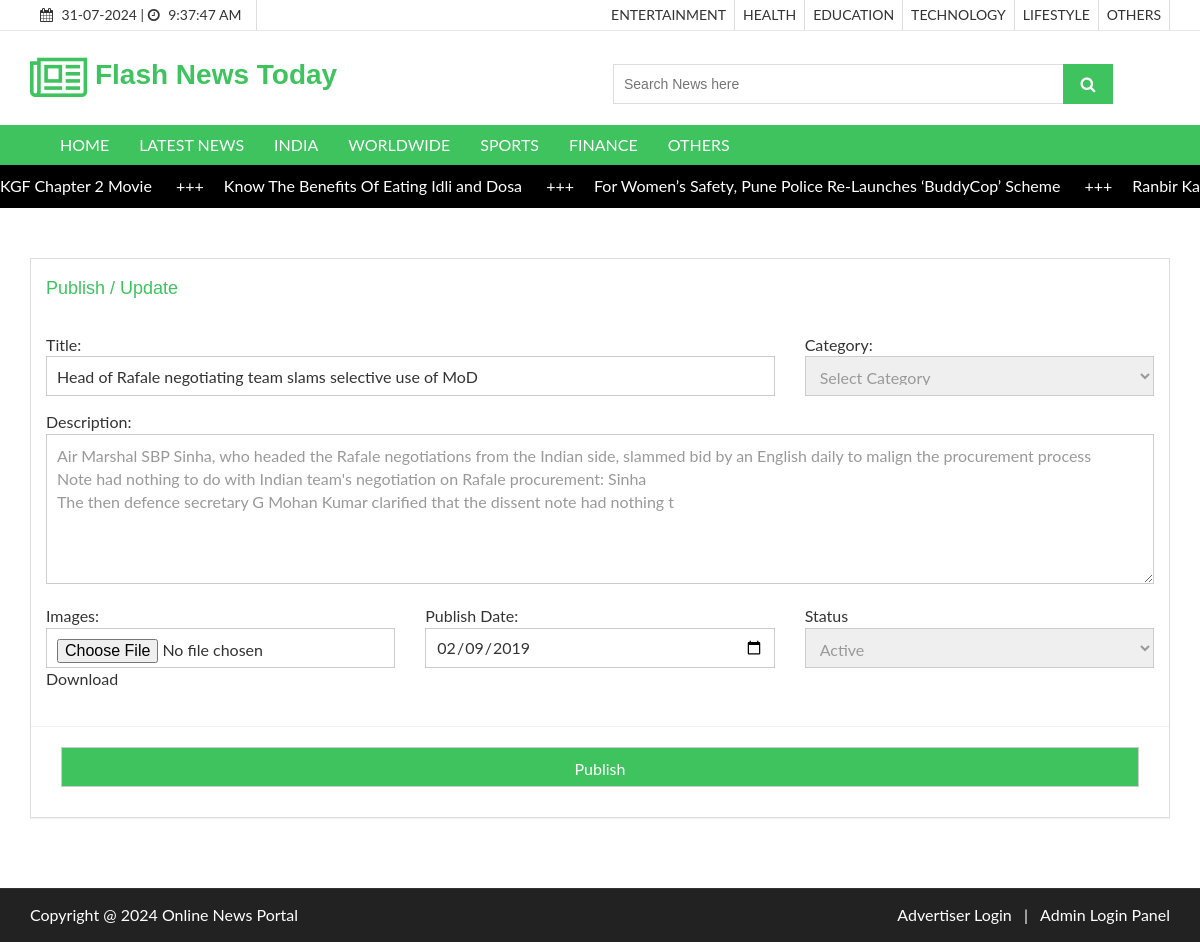
The page /news.php?editid=784 on the database its author committed.
### tables this page shows
CREATE TABLE `newscategory` (
  `newscategoryid` int(10) NOT NULL,
  `category` varchar(50) NOT NULL,
  `category_type` varchar(20) DEFAULT NULL,
  `description` text NOT NULL,
  `status` varchar(10) NOT NULL
);

CREATE TABLE `newscontent` (
  `newsid` int(10) NOT NULL,
  `newscategoryid` int(10) NOT NULL,
  `newstype` varchar(20) NOT NULL COMMENT 'ARticles or News',
  `newsdate` date NOT NULL,
  `title` varchar(255) NOT NULL,
  `newsdescription` text NOT NULL,
  `images` text NOT NULL,
  `publisheddate` date NOT NULL,
  `count_views` bigint(20) NOT NULL DEFAULT 0,
  `status` varchar(10) NOT NULL
);

### news.php (the view, shortened to what this page needs)
<?php
include("header.php");
?><script src="https://cdn.ckeditor.com/4.8.0/full-all/ckeditor.js"></script>
<?php
if(isset($_GET['editid']))
{
	$sqledit = "SELECT * FROM  newscontent WHERE newsid='$_GET[editid]'";
	$qsqledit = mysqli_query($con,$sqledit);
	$rsedit = mysqli_fetch_array($qsqledit);
}
?>
  <section id="aa-catg-head-banner">
    <div class="aa-catg-head-banner-area">
     <div class="container">
      <div class="aa-catg-head-banner-content">
        <h2>Checkout Page</h2>
      </div>
     </div>
   </div>
  </section>
 <section id="checkout">
   <div class="container">
     <div class="row">
       <div class="col-md-12">
        <div class="checkout-area">
          <form action="" method="post" name="frmform" onsubmit="return validateform()" enctype="multipart/form-data">
            <div class="row">
              <div class="col-md-12">
                <div class="checkout-left">
                  <div class="panel-group" id="accordion">
<div class="panel panel-default aa-checkout-billaddress">
  <div class="panel-heading">
	<h4 class="panel-title">
	  <a  data-parent="#accordion" >
		Publish / Update <?php echo $_GET['type']; ?>
	  </a>
	</h4>
  </div>
  <div id="collapseThree">
	<div class="panel-body">
	   <div class="row">
		<div class="col-md-8">
		  <div class="aa-checkout-single-bill">
		  <?php echo $_GET['type']; ?> Title:<span id="idtitle" class="errmsg"></span>
			<input type="text" name="title" value="<?php echo $rsedit['title']; ?>" placeholder="Title">
		  </div>
		</div>
		<div class="col-md-4">
		  <div class="aa-checkout-single-bill">
		  <?php echo $_GET['type']; ?> Category: <span id="idnewscategoryid" class="errmsg"></span>
			<select name="newscategoryid" >
				<option value=''>Select Category</option>
			</select>
		  </div>
		</div>
	  </div>
	  <div class="row">
		<div class="col-md-12">
		  <div class="aa-checkout-single-bill">
			<?php echo $_GET['type']; ?> Description:<span id="idnewsdescription" class="errmsg"></span>
			<textarea name="newsdescription" placeholder=" Enter News Content here"  id="editor"><?php echo $rsedit['newsdescription']; ?></textarea>
		  </div>
		</div>
	  </div>
	  <div class="row">
		<div class="col-md-4">
		  <div class="aa-checkout-single-bill">
			Images:<span id="idimages" class="errmsg"></span>
			<input type="file" name="images">
<?php
if(isset($_GET['editid']))
{
	echo "<a href='imgarticle/" . $rsedit['newsdescription'] . "' download>Download</a>";
}
?>
		  </div>
		</div>
		<div class="col-md-4">
		  <div class="aa-checkout-single-bill">
			Publish Date:
			<input type="date" name="publisheddate" value="<?php
			if(isset($_GET['editid']))
			{
				echo $rsedit['newsdate'];
			}
			else
			{
				echo date("Y-m-d");
			}
			?>"
			<?php
			if(isset($_GET['editid']))
			{
			?>
			<?php
			}
			else
			{
			?>
			 min="<?php echo date("Y-m-d"); ?>"
			<?php
			}
			?>
			placeholder="Published Date" >
		  </div>
		</div>
		<div class="col-md-4">
		  <div class="aa-checkout-single-bill">
		  Status <span id="idstatus" class="errmsg"></span>
			<select placeholder="Status" name="status">
			  <?php
				$arr = array("Active","Inactive");
				foreach($arr as $val)
				{
					if($val == $rsedit['status'])
				{
					echo "<option selected value='$val'>$val</option>";
				}
				else
				{
					echo "<option value='$val'>$val</option>";
				}
				}
			  ?>
			</select>
		  </div>
		</div>
	  </div>
	  <div class="row">
		  <hr>
		<div class="col-md-12">
		  <div class="aa-checkout-single-bill col-md-12">
			<input type="submit" name="submit" value="Publish" class="aa-browse-btn">
		  </div>
		</div>
	  </div>
	</div>
  </div>
</div>
				   </div>
                </div>
              </div>
             </div>
          </form>
         </div>
       </div>
     </div>
   </div>
 </section>
 <?php
 include("footer.php");
 ?>

### header.php (shortened to what this page needs)
<?php
include("databaseconnection.php");
?>
<!DOCTYPE html>
<html lang="en">
  <head>
    <link href="css/font-awesome.css" rel="stylesheet">
    <link href="css/bootstrap.css" rel="stylesheet">
    <link href="css/jquery.smartmenus.bootstrap.css" rel="stylesheet">
    <link rel="stylesheet" type="text/css" href="css/jquery.simpleLens.css">
    <link rel="stylesheet" type="text/css" href="css/slick.css">
    <link rel="stylesheet" type="text/css" href="css/nouislider.css">
    <link id="switcher" href="css/theme-color/green-theme.css" rel="stylesheet">
    <link href="css/sequence-theme.modern-slide-in.css" rel="stylesheet" media="all">
    <link href="css/style.css" rel="stylesheet">
    <link href="css/jquery.dataTables.min.css" rel="stylesheet">
  </head>
  <body>
  <header id="aa-header">
    <div class="aa-header-top">
      <div class="container">
        <div class="row">
          <div class="col-md-12">
            <div class="aa-header-top-area">
              <div class="aa-header-top-left">
                <div class="cellphone hidden-xs">
                  <p><span class="fa fa-calendar"></span> <?php echo date("d-m-Y"); ?> |
                  <span class="fa fa-clock-o"></span> <span id="idclock"></span></p>
                </div>
              </div>
              <div class="aa-header-top-right">
                <ul class="aa-head-top-nav-right">
                  <?php
                    $sql = "SELECT * FROM newscategory WHERE status='Active' AND category_type='Article'";
                    $qsql= mysqli_query($con,$sql);
                    while($rs = mysqli_fetch_array($qsql))
                    {
                      echo "<li class='hidden-xs'><a href='displayarticle.php?newstype=Article&newscategoryid=$rs[newscategoryid]'>" . strtoupper($rs['category'])  . "</a></li>";
                    }
                  ?>
                </ul>
              </div>
            </div>
          </div>
        </div>
      </div>
    </div>
    <div class="aa-header-bottom">
      <div class="container">
        <div class="row">
          <div class="col-md-12">
            <div class="aa-header-bottom-area">
              <div class="aa-logo">
                <a href="index.php">
                  <span class="fa fa-newspaper-o"></span>
                  <div style="width:550px; ">&nbsp;<strong>Flash</strong> <strong> News </strong> <strong>Today</strong> </div>
                </a>
              </div>
              <div class="aa-search-box">
                <form action="searchnewsandarticles.php" method="get">
                  <input type="text" name="txtsearch" id="txtsearch" placeholder="Search News here ">
                  <button type="submit"><span class="fa fa-search"></span></button>
                </form>
              </div>
            </div>
          </div>
        </div>
      </div>
    </div>
  </header>
  <section id="menu">
    <div class="container">
      <div class="menu-area">
        <div class="navbar navbar-default" role="navigation">
          <div class="navbar-collapse collapse">
            <ul class="nav navbar-nav">
              <li><a href="index.php">HOME</a></li>
              <li><a href="displaylatestnews.php">LATEST NEWS</a></li>
          <?php
						$sql = "SELECT * FROM newscategory WHERE status='Active' AND category_type='News'";
						$qsql= mysqli_query($con,$sql);
						while($rs = mysqli_fetch_array($qsql))
						{
							echo "<li><a href='displayarticle.php?newstype=News&newscategoryid=$rs[newscategoryid]' >" . strtoupper($rs['category'])  . "</a></li>";
						}
					?>
            </ul>
          </div>
        </div>
      </div>
    </div>
  </section>
  <div class="marquee">
  <div class="marquee__item">
  <?php
  $sqlscroller= "SELECT newscontent.*,newscategory.category FROM newscontent LEFT JOIN newscategory ON newscontent.newscategoryid=newscategory.newscategoryid WHERE newscontent.status='Active' ";
  $sqlscroller = $sqlscroller . "  ORDER BY  newscontent.newsid DESC LIMIT 9";
	$qsqlscroller = mysqli_query($con,$sqlscroller);
	while($rsscroller = mysqli_fetch_array($qsqlscroller))
	{
    echo "<a style='color: white;' href='newsdetailed.php?newsid=$rsscroller[newsid]&newstype=$rsscroller[newstype]&newscategoryid=$rsscroller[newscategoryid]'>";
    echo $rsscroller['title'] . " <span class='marquee__seperator'>+++</span>";
    echo "</a>";
  }
  ?>
</div>
</div>

### css/theme-color/green-theme.css (style rules this page uses)
h2 { color: #3fc35f; }
.aa-browse-btn { background-color: #3fc35f; border: 1px solid #3fc35f; }
#aa-header .aa-header-bottom .aa-header-bottom-area .aa-logo a > span { color: #3fc35f; }
#aa-header .aa-header-bottom .aa-header-bottom-area .aa-logo a strong { color: #3fc35f; }
#aa-header .aa-header-bottom .aa-header-bottom-area .aa-search-box button { background-color: #3fc35f; }
#menu { background-color: #3fc35f; }
#checkout .checkout-area .checkout-left .panel-group .panel-default .panel-heading .panel-title a { color: #3fc35f; }

### header.php (style rules this page uses)
.marquee { width: 100%; overflow: hidden; white-space: nowrap; }
.marquee__seperator { margin: 0 2rem; }
.marquee__item { display: inline-block; will-change: transform; -webkit-animation: marquee 50s linear infinite; animation: marquee 50s linear infinite; }
.marquee { background-color: black; padding: 1rem 0; color: #fff; }

### rows shown on the page
newscategory: category "ENTERTAINMENT"
newscategory: category "HEALTH"
newscategory: category "EDUCATION"
newscategory: category "TECHNOLOGY"
newscategory: category "LIFESTYLE"
newscategory: category "OTHERS"
newscategory: category "INDIA"
newscategory: category "WORLDWIDE"
newscategory: category "SPORTS"
newscategory: category "FINANCE"
newscategory: category "OTHERS"
newscontent: title "KGF Chapter 2 Movie"
newscontent: title "Know The Benefits Of Eating Idli and Dosa"
newscontent: title "For Women’s Safety, Pune Police Re-Launches ‘BuddyCop’ Scheme"
newscontent: title "Ranbir…"
newscontent: title "Head of Rafale negotiating team slams selective use of MoD", newsdescription "Air Marshal SBP Sinha, who headed the Rafale negotiations from the Indian side, slammed bid by an English daily to malign the procurement process Note had nothing to do with Indian team's negotiation on Rafale procurement: Sinha The then defence secretary G Mohan Kumar clarified that the dissent note had nothing t", publisheddate "02/09/2019", status "Active"
